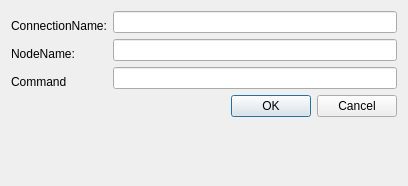
<?xml version="1.0" encoding="UTF-8"?>
<ui version="4.0">
 <class>BdGui</class>
 <widget class="QDialog" name="BdGui">
  <property name="geometry">
   <rect>
    <x>0</x>
    <y>0</y>
    <width>408</width>
    <height>186</height>
   </rect>
  </property>
  <layout class="QFormLayout" name="formLayout">
   <item row="1" column="0">
    <widget class="QLabel" name="label">
     <property name="text">
      <string>ConnectionName:</string>
     </property>
     <property name="alignment">
      <set>Qt::AlignmentFlag::AlignBottom|Qt::AlignmentFlag::AlignLeading|Qt::AlignmentFlag::AlignLeft</set>
     </property>
    </widget>
   </item>
   <item row="1" column="1">
    <widget class="QLineEdit" name="connectionName">
     <property name="toolTip">
      <string>&lt;html&gt;&lt;head/&gt;&lt;body&gt;&lt;p&gt;Name of the connection that should react to the command&lt;/p&gt;&lt;p&gt;Supports regular expressions.&lt;/p&gt;&lt;p&gt;Leave empty to affect all backdoors.&lt;/p&gt;&lt;/body&gt;&lt;/html&gt;</string>
     </property>
    </widget>
   </item>
   <item row="2" column="0">
    <widget class="QLabel" name="label_3">
     <property name="text">
      <string>NodeName:</string>
     </property>
     <property name="alignment">
      <set>Qt::AlignmentFlag::AlignBottom|Qt::AlignmentFlag::AlignLeading|Qt::AlignmentFlag::AlignLeft</set>
     </property>
    </widget>
   </item>
   <item row="2" column="1">
    <widget class="QLineEdit" name="nodeName">
     <property name="toolTip">
      <string>&lt;html&gt;&lt;head/&gt;&lt;body&gt;&lt;p&gt;Name of the node that should react to the command&lt;/p&gt;&lt;p&gt;Supports regular expressions.&lt;/p&gt;&lt;p&gt;Leave empty to affect all nodes.&lt;/p&gt;&lt;/body&gt;&lt;/html&gt;</string>
     </property>
    </widget>
   </item>
   <item row="3" column="0">
    <widget class="QLabel" name="label_2">
     <property name="text">
      <string>Command</string>
     </property>
     <property name="alignment">
      <set>Qt::AlignmentFlag::AlignBottom|Qt::AlignmentFlag::AlignLeading|Qt::AlignmentFlag::AlignLeft</set>
     </property>
    </widget>
   </item>
   <item row="3" column="1">
    <widget class="QLineEdit" name="command">
     <property name="toolTip">
      <string>&lt;html&gt;&lt;head/&gt;&lt;body&gt;&lt;p&gt;Command to send.&lt;/p&gt;&lt;/body&gt;&lt;/html&gt;</string>
     </property>
     <property name="placeholderText">
      <string/>
     </property>
    </widget>
   </item>
   <item row="4" column="0" colspan="2">
    <widget class="QDialogButtonBox" name="buttonBox">
     <property name="standardButtons">
      <set>QDialogButtonBox::StandardButton::Cancel|QDialogButtonBox::StandardButton::Ok</set>
     </property>
    </widget>
   </item>
  </layout>
 </widget>
 <tabstops>
  <tabstop>command</tabstop>
  <tabstop>connectionName</tabstop>
  <tabstop>nodeName</tabstop>
 </tabstops>
 <resources/>
 <connections>
  <connection>
   <sender>buttonBox</sender>
   <signal>accepted()</signal>
   <receiver>BdGui</receiver>
   <slot>accept()</slot>
   <hints>
    <hint type="sourcelabel">
     <x>203</x>
     <y>155</y>
    </hint>
    <hint type="destinationlabel">
     <x>203</x>
     <y>92</y>
    </hint>
   </hints>
  </connection>
  <connection>
   <sender>buttonBox</sender>
   <signal>rejected()</signal>
   <receiver>BdGui</receiver>
   <slot>reject()</slot>
   <hints>
    <hint type="sourcelabel">
     <x>203</x>
     <y>161</y>
    </hint>
    <hint type="destinationlabel">
     <x>203</x>
     <y>92</y>
    </hint>
   </hints>
  </connection>
 </connections>
</ui>
